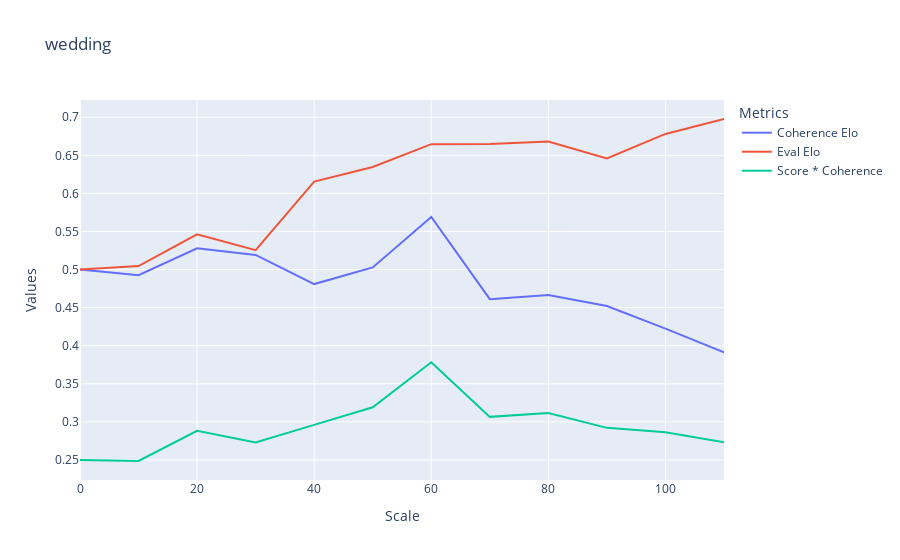

Notebook source saved alongside this figure:
### Code cell
df = pd.DataFrame({
    'Scale': scales,
    'Coherence Elo': c_p_win,
    'Eval Elo': e_p_win,
    "Score * Coherence": [a * b for a, b in zip(c_p_win, e_p_win)],
})

fig = px.line(df, x='Scale', y=['Coherence Elo', 'Eval Elo', "Score * Coherence"],
              title=name)

fig.update_layout(
    xaxis_title="Scale",
    yaxis_title="Values",
    legend_title="Metrics"
)

# Show the plot
fig.show()

### Figure 1 — Plotly figure (JSON) as saved in the notebook; plotly's stock layout.template omitted (floating-point values rounded to 4 significant figures)
{"data": [{"hovertemplate": "variable=Coherence Elo<br>Scale=%{x}<br>value=%{y}<extra></extra>", "legendgroup": "Coherence Elo", "line": {"color": "#636efa", "dash": "solid"}, "marker": {"symbol": "circle"}, "mode": "lines", "name": "Coherence Elo", "orientation": "v", "showlegend": true, "type": "scatter", "x": [0, 10, 20, 30, 40, 50, 60, 70, 80, 90, 100, 110], "xaxis": "x", "y": [0.5, 0.4926, 0.5278, 0.5191, 0.4809, 0.5028, 0.569, 0.4611, 0.4665, 0.4522, 0.4224, 0.3914], "yaxis": "y"}, {"hovertemplate": "variable=Eval Elo<br>Scale=%{x}<br>value=%{y}<extra></extra>", "legendgroup": "Eval Elo", "line": {"color": "#EF553B", "dash": "solid"}, "marker": {"symbol": "circle"}, "mode": "lines", "name": "Eval Elo", "orientation": "v", "showlegend": true, "type": "scatter", "x": [0, 10, 20, 30, 40, 50, 60, 70, 80, 90, 100, 110], "xaxis": "x", "y": [0.5, 0.5046, 0.5462, 0.5255, 0.6155, 0.6346, 0.6646, 0.6647, 0.6682, 0.646, 0.6781, 0.6977], "yaxis": "y"}, {"hovertemplate": "variable=Score * Coherence<br>Scale=%{x}<br>value=%{y}<extra></extra>", "legendgroup": "Score * Coherence", "line": {"color": "#00cc96", "dash": "solid"}, "marker": {"symbol": "circle"}, "mode": "lines", "name": "Score * Coherence", "orientation": "v", "showlegend": true, "type": "scatter", "x": [0, 10, 20, 30, 40, 50, 60, 70, 80, 90, 100, 110], "xaxis": "x", "y": [0.25, 0.2486, 0.2883, 0.2728, 0.296, 0.3191, 0.3782, 0.3065, 0.3117, 0.2921, 0.2864, 0.2731], "yaxis": "y"}], "layout": {"legend": {"title": {"text": "Metrics"}, "tracegroupgap": 0}, "title": {"text": "wedding"}, "xaxis": {"anchor": "y", "domain": [0, 1], "title": {"text": "Scale"}}, "yaxis": {"anchor": "x", "domain": [0, 1], "title": {"text": "Values"}}}}
